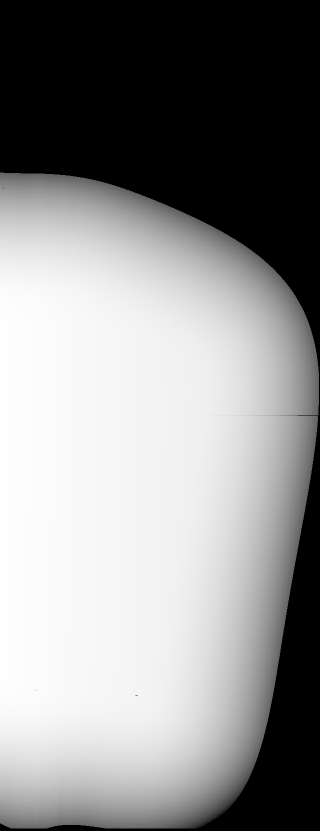
%> input picture 02_3C_SXA_DXA/01_TD_SXA/thick_test.png, 639 x 1662 px (shown at 1/2 size)
$ octave --eval "result = image_augmentation(imread('../01_TD_SXA/thick_test.png'));"   (GNU Octave 9; MATLAB toolbox functions it lacks are replaced by stand-ins)
%> lines starting %> are read from the running program, lines starting %| are printed output that depends on the picture
function image_augm =  image_augmentation(image)
% [9 lines of commented-out code are left out]
   sz =size(image);
%> sz = [1662 639]
   x_tr = round(sz(2)*0.15);
%> x_tr = 96
   y_tr = round(sz(1)*0.15);
%> y_tr = 249
   width = sz(2)- x_tr;
%> width = 543
   height = sz(1)- y_tr;
%> height = 1413

   % warping
%    tform = affine2d([1 0 0; .15 1 0; 0 0 1])
%    image1_3 = imwarp(image,tform);
%    figure;figure;imagesc(image1_3);colormap(gray);

   image1_1_1 = image;
%> image1_1_1 is the input picture: size 1662x639 uint16; min 0, max 7268, mean 4149
   image1_1 = flip(image,1);
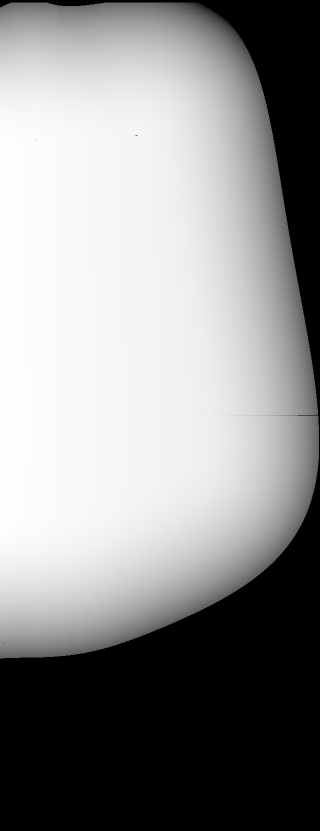
%> image1_1: size 1662x639 uint16 (shown at 1/2 size); min 0, max 7268, mean 4149; mean of the top-left, top-right, bottom-left and bottom-right quarters 6648, 4214.8, 3590.6, 2148.6; drawn with min black and max white
   image1_2 = flip(image,2);
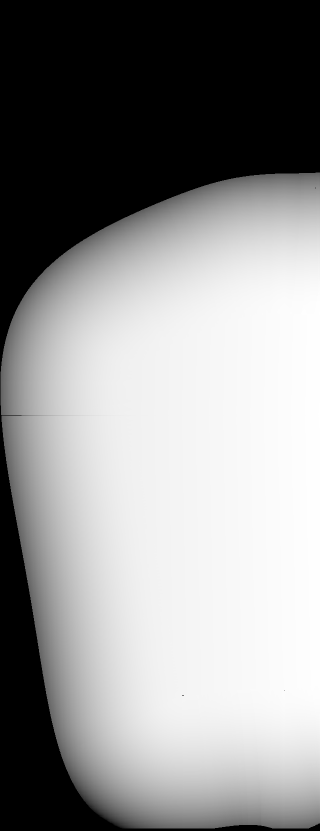
%> image1_2: size 1662x639 uint16 (shown at 1/2 size); min 0, max 7268, mean 4149; mean of the top-left, top-right, bottom-left and bottom-right quarters 2145.5, 3589.2, 4207.6, 6647.5; drawn with min black and max white
   image1_2_1 = imrotate(image1_1_1,10,'crop'); %figure;figure;imagesc(image1_2_1);colormap(gray);
   image1_3_1 = imrotate(image1_1_1,-10,'crop'); %figure;imagesc(image1_3_1);colormap(gray);

   image1_1_2 = imcrop(imtranslate(image1_1_1,[x_tr, y_tr],'FillValues',0),[x_tr, y_tr,width, height]);% figure;imagesc(image1_1_2);colormap(gray);
   image1_1_3 = imcrop(imtranslate(image1_1_1,[-x_tr, y_tr],'FillValues',0),[1, y_tr,width, height]); %figure;imagesc(image1_1_3);colormap(gray);
   image1_1_4 = imcrop(imtranslate(image1_1_1,[x_tr, -y_tr],'FillValues',0),[x_tr, 1,width, height]); %figure;imagesc(image1_1_4);colormap(gray);
   image1_1_5 = imcrop(imtranslate(image1_1_1,[-x_tr, -y_tr],'FillValues',0),[1, 1,width, height]); %figure;imagesc(image1_1_5);colormap(gray);
   image1_2_2 = imcrop(imtranslate(image1_2_1,[x_tr, y_tr],'FillValues',0),[x_tr, y_tr,width, height]); %figure;imagesc(image1_2_2);colormap(gray);
   image1_2_3 = imcrop(imtranslate(image1_2_1,[-x_tr, y_tr],'FillValues',0),[1, y_tr,width, height]); %figure;imagesc(image1_2_3);colormap(gray);
   image1_2_4 = imcrop(imtranslate(image1_2_1,[x_tr, -y_tr],'FillValues',0),[x_tr, 1,width, height]); %figure;imagesc(image1_2_4);colormap(gray);
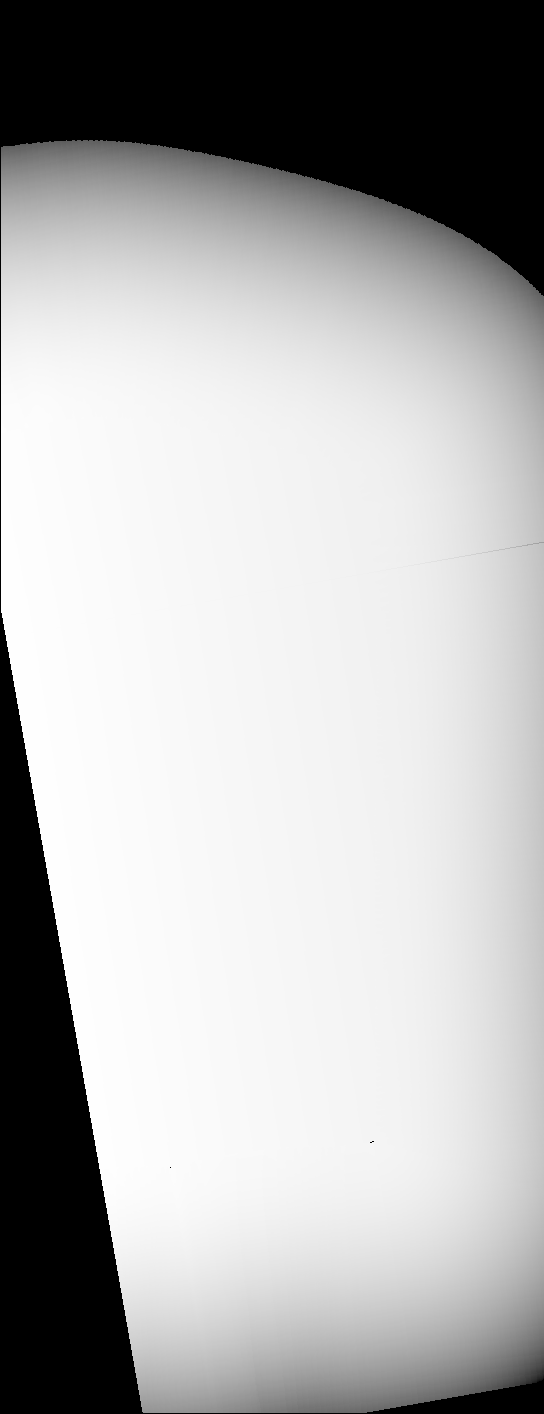
%> image1_2_4: size 1414x544 uint16; min 0, max 7268, mean 5079.5; drawn with min black and max white
   image1_2_5 = imcrop(imtranslate(image1_2_1,[-x_tr, -y_tr],'FillValues',0),[1, 1,width, height]); %figure;imagesc(image1_2_5);colormap(gray);
   image1_3_2 = imcrop(imtranslate(image1_3_1,[x_tr, y_tr],'FillValues',0),[x_tr, y_tr,width, height]); %figure;imagesc(image1_3_2);colormap(gray);
   image1_3_3 = imcrop(imtranslate(image1_3_1,[-x_tr, y_tr],'FillValues',0),[1, y_tr,width, height]); %figure;imagesc(image1_3_3);colormap(gray);
   image1_3_4 = imcrop(imtranslate(image1_3_1,[x_tr, -y_tr],'FillValues',0),[x_tr, 1,width, height]); %figure;imagesc(image1_3_4);colormap(gray);
   image1_3_5 = imcrop(imtranslate(image1_3_1,[-x_tr, -y_tr],'FillValues',0),[1, 1,width, height]); %figure;imagesc(image1_3_5);colormap(gray);
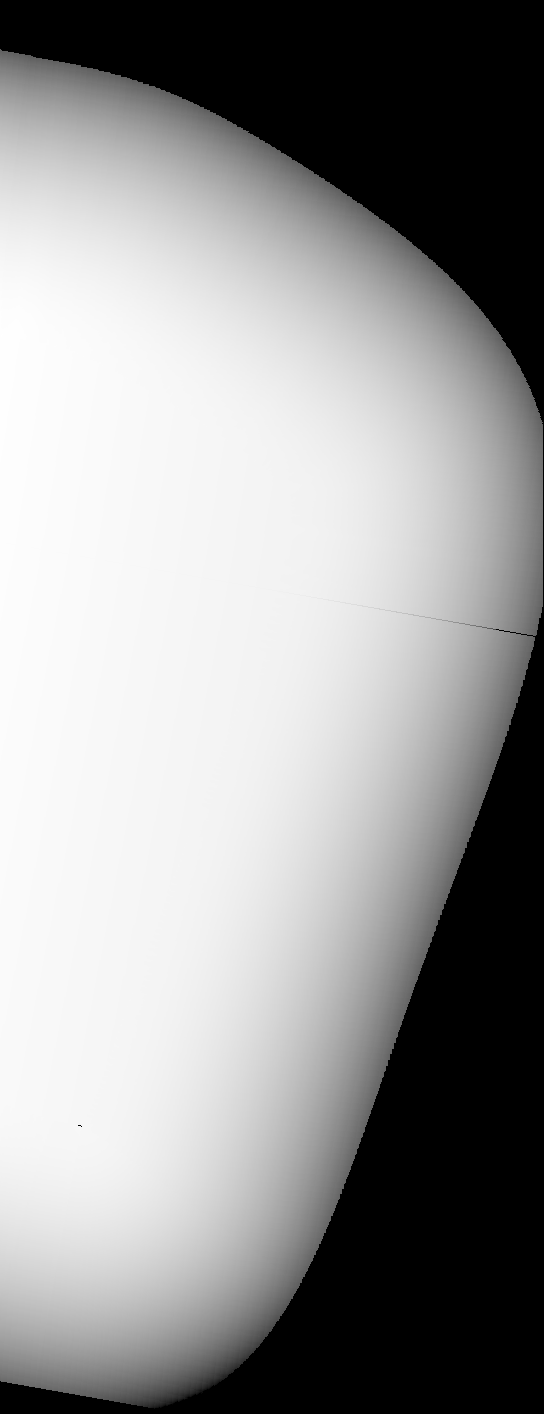
%> image1_3_5: size 1414x544 uint16; min 0, max 7213, mean 4334.6; drawn with min black and max white

   image2_1_1 = imrotate(image,180,'crop');
%    image2_1_1 = flip(image,2);
   image2_2_1 = imrotate(image2_1_1,10,'crop');
   image2_3_1 = imrotate(image2_1_1,-10,'crop');
   image2_1_2 = imcrop(imtranslate(image2_1_1,[x_tr, y_tr],'FillValues',0),[x_tr, y_tr,width, height]);

   image2_1_3 = imcrop(imtranslate(image2_1_1,[-x_tr, y_tr],'FillValues',0),[1, y_tr,width, height]);
   image2_1_4 = imcrop(imtranslate(image2_1_1,[x_tr, -y_tr],'FillValues',0),[x_tr, 1,width, height]);
   image2_1_5 = imcrop(imtranslate(image2_1_1,[-x_tr, -y_tr],'FillValues',0),[1, 1,width, height]);
   image2_2_2 = imcrop(imtranslate(image2_2_1,[x_tr, y_tr],'FillValues',0),[x_tr, y_tr,width, height]);
   image2_2_3 = imcrop(imtranslate(image2_2_1,[-x_tr, y_tr],'FillValues',0),[1, y_tr,width, height]);
   image2_2_4 = imcrop(imtranslate(image2_2_1,[x_tr, -y_tr],'FillValues',0),[x_tr, 1,width, height]);;
   image2_2_5 = imcrop(imtranslate(image2_2_1,[-x_tr, -y_tr],'FillValues',0),[1, 1,width, height]);
   image2_3_2 = imcrop(imtranslate(image2_3_1,[x_tr, y_tr],'FillValues',0),[x_tr, y_tr,width, height]);
   image2_3_3 = imcrop(imtranslate(image2_3_1,[-x_tr, y_tr],'FillValues',0),[1, y_tr,width, height]);
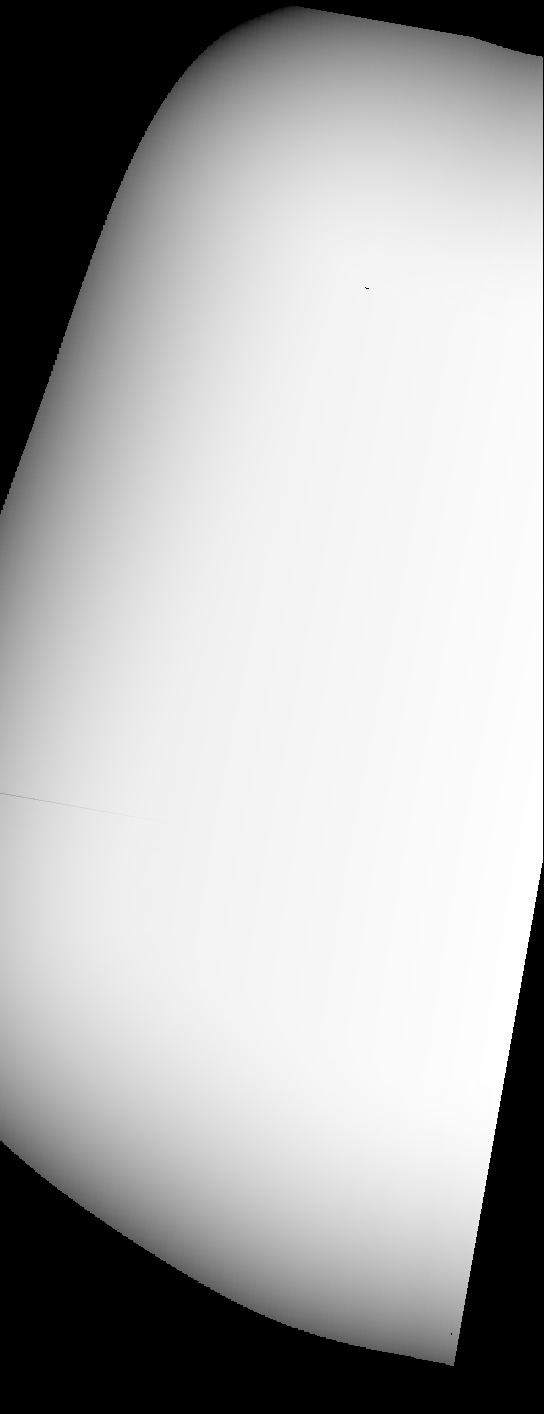
%> image2_3_3: size 1414x544 uint16; min 0, max 7268, mean 5028.5; mean of the top-left, top-right, bottom-left and bottom-right quarters 4004, 6253.7, 4563.6, 5292.9; drawn with min black and max white
   image2_3_4 = imcrop(imtranslate(image2_3_1,[x_tr, -y_tr],'FillValues',0),[x_tr, 1,width, height]);
   image2_3_5 = imcrop(imtranslate(image2_3_1,[-x_tr, -y_tr],'FillValues',0),[1, 1,width, height]);
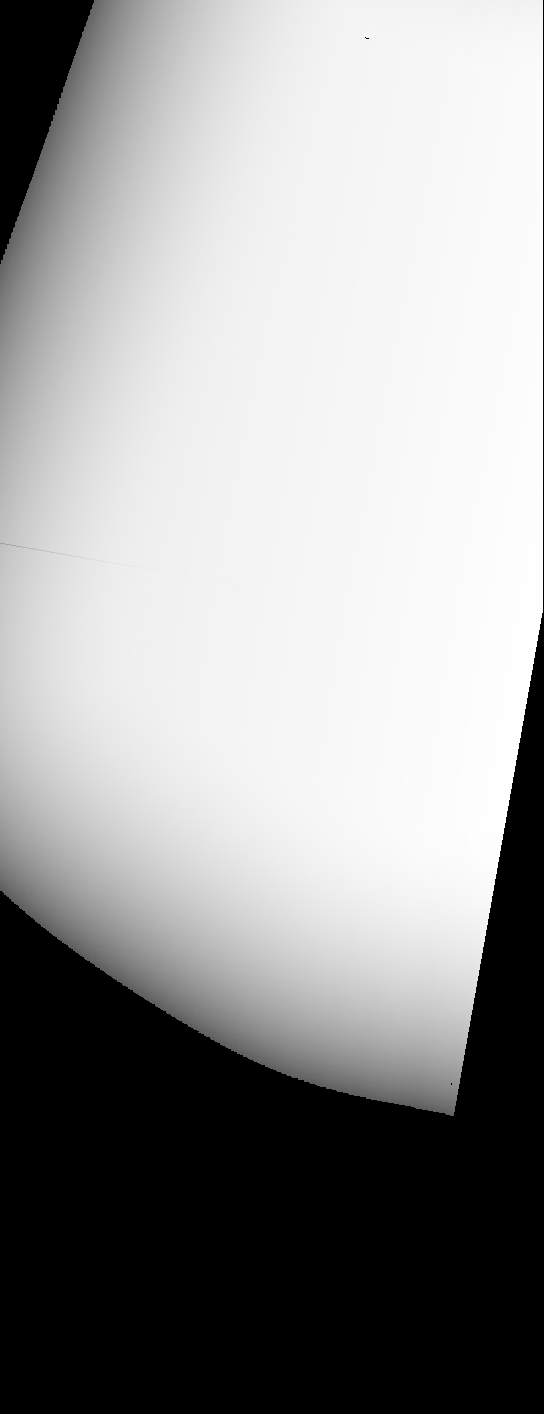
%> image2_3_5: size 1414x544 uint16; min 0, max 7268, mean 4439.4; mean of the top-left, top-right, bottom-left and bottom-right quarters 5706.5, 7013.1, 2223.1, 2814.7; drawn with min black and max white


   image_augm(:,:,1) = image1_1_1;
   image_augm(:,:,2) = image1_1;
   image_augm(:,:,3) = image1_2;
  image_augm(:,:,4) = image1_2_1;
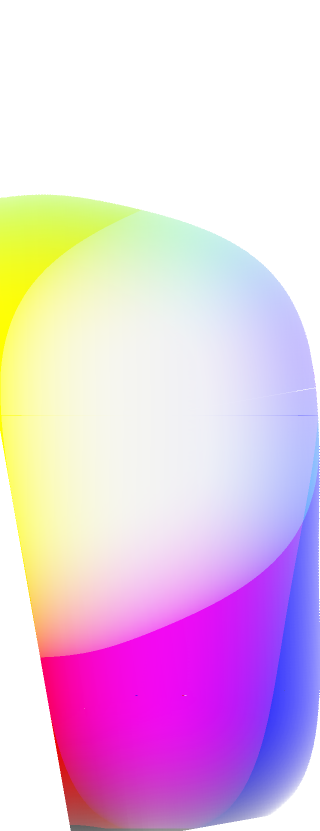
%> image_augm: size 1662x639x4 uint16 (shown at 1/2 size); mean R, G, B, A 4149, 4149, 4149, 4034.9; transparent parts drawn white
  image_augm(:,:,5) = image1_3_1;

%> (the run ends here)

$ run again, on 02_3C_SXA_DXA/01_TD_SXA/im1.bmp
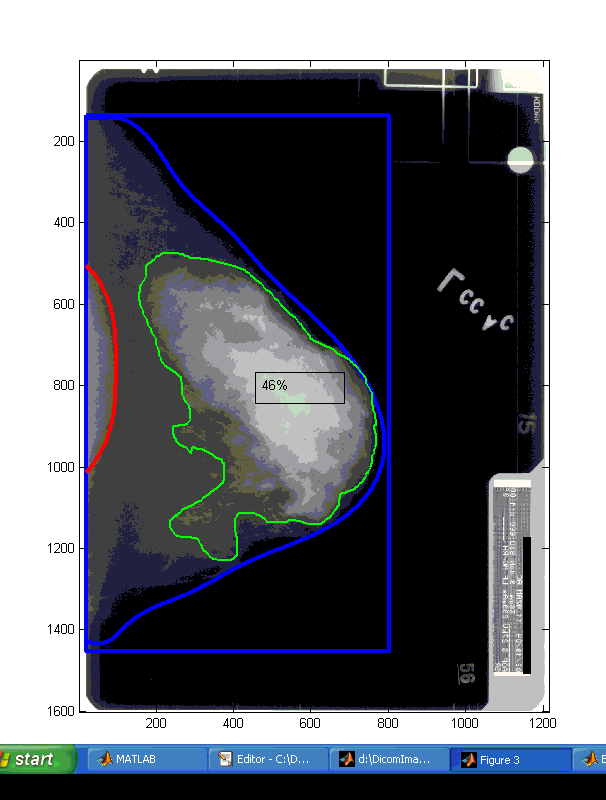
%> input picture 02_3C_SXA_DXA/01_TD_SXA/im1.bmp, 606 x 800 px
%> in image_augmentation, `image2_3_5 = imcrop(imtranslate(image2_3_1,[-x_tr, -y_tr],'FillValues'..`:
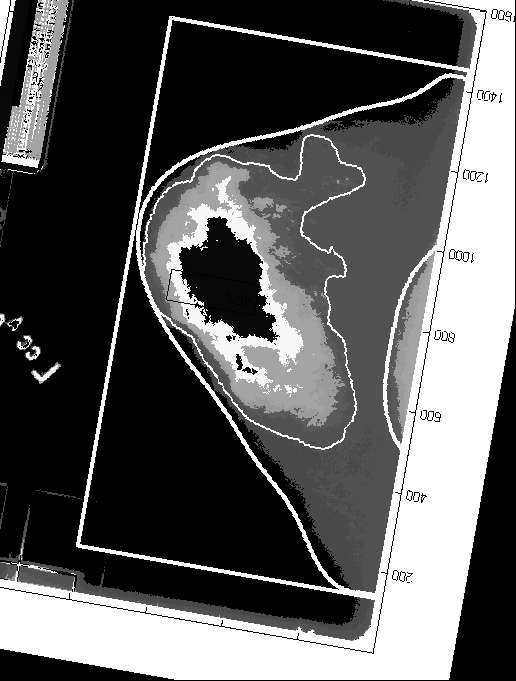
%> image2_3_5: size 681x516 uint8; min 0, max 255, mean 91.5; mean of the top-left, top-right, bottom-left and bottom-right quarters 45.7, 113.1, 67.8, 139.5
%> in image_augmentation, `image_augm(:,:,4) = image1_2_1;`:
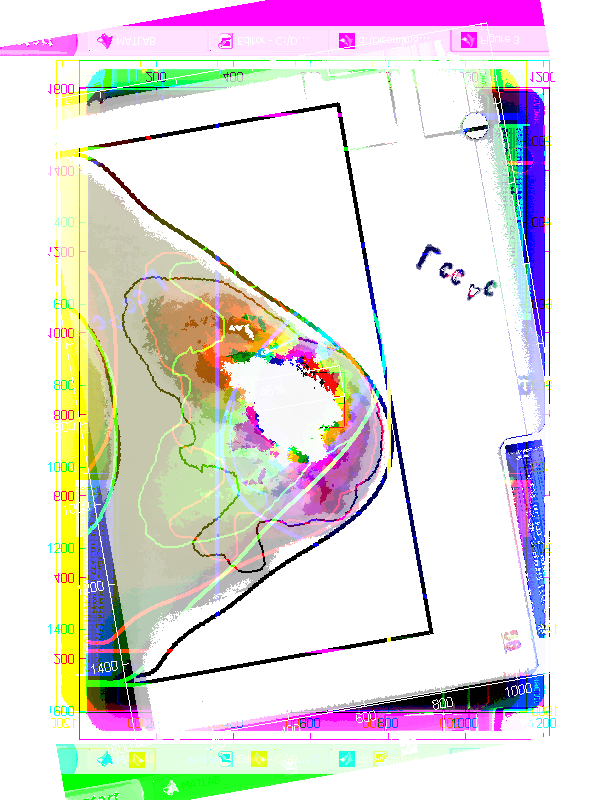
%> image_augm: size 800x606x4 uint8; mean R, G, B, A 118.4, 118.4, 118.4, 102.8; transparent parts drawn white
